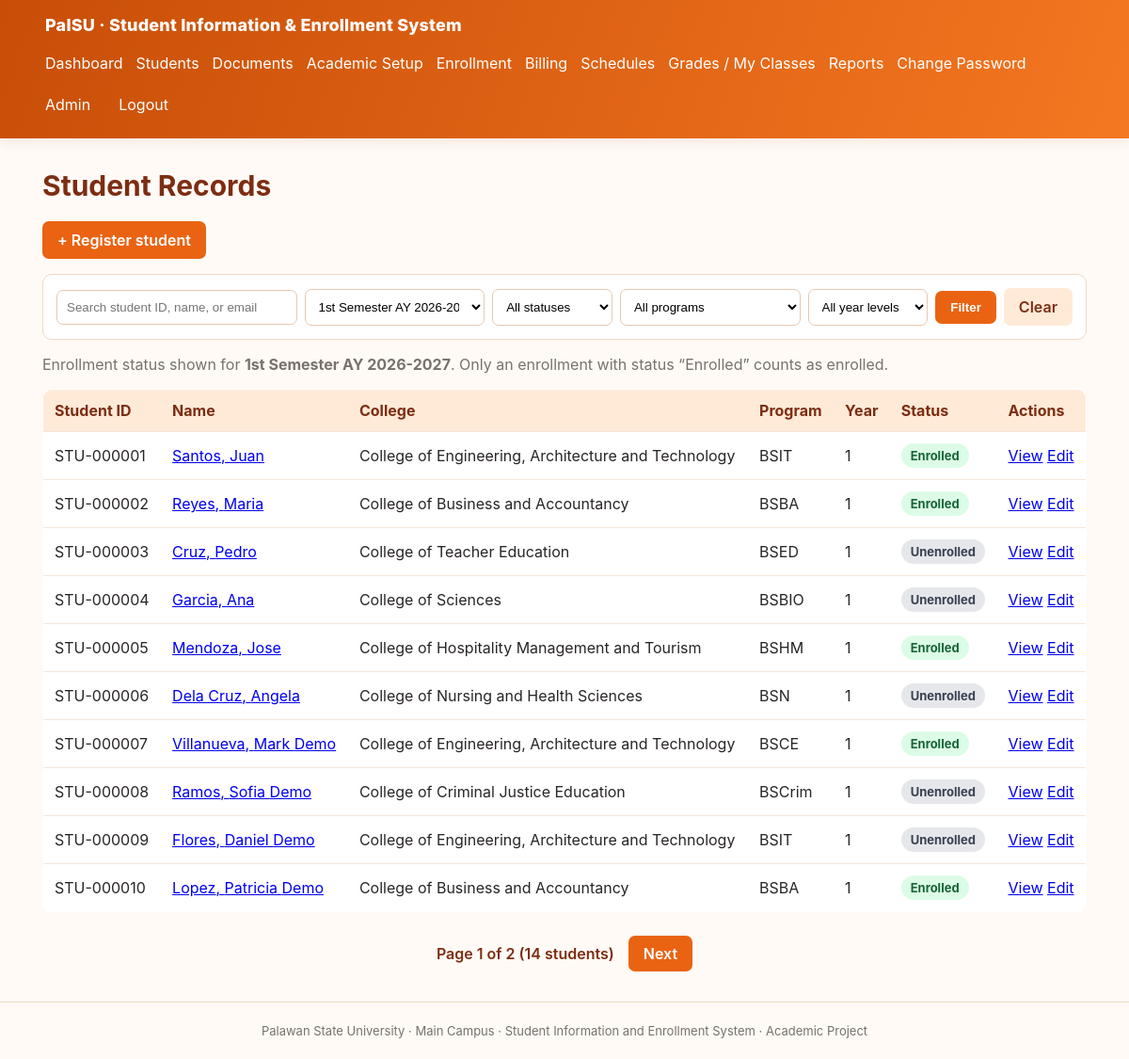
The app's page /students/ (signed in) with its own data.
### core/models.py (models this page shows, shortened)
class SchoolTerm(models.Model):
    name = models.CharField(max_length=30)  # e.g. 1st Semester
    school_year = models.CharField(max_length=20)  # e.g. 2026-2027
    starts_on = models.DateField(null=True, blank=True)
    ends_on = models.DateField(null=True, blank=True)
    is_open = models.BooleanField(default=False)
    enrollment_opens = models.DateTimeField(null=True, blank=True)
    enrollment_closes = models.DateTimeField(null=True, blank=True)
    add_drop_opens = models.DateTimeField(null=True, blank=True)
    add_drop_closes = models.DateTimeField(null=True, blank=True)
    passing_grade = models.DecimalField(max_digits=4, decimal_places=2, default=Decimal("3.00"))
    minimum_units = models.DecimalField(max_digits=5, decimal_places=1, default=Decimal("0.0"))
    maximum_units = models.DecimalField(max_digits=5, decimal_places=1, default=Decimal("30.0"))
    class Meta:
        constraints = [models.UniqueConstraint(fields=["name","school_year"], name="unique_school_term")]
    def __str__(self): return f"{self.name} AY {self.school_year}"

class Student(models.Model):
    GENDER = [("F","Female"),("M","Male"),("X","Prefer not to say")]
    user = models.OneToOneField(settings.AUTH_USER_MODEL, on_delete=models.SET_NULL, null=True, blank=True)
    student_id = models.CharField(max_length=20, unique=True, blank=True)
    first_name = models.CharField(max_length=80)
    middle_name = models.CharField(max_length=80, blank=True)
    last_name = models.CharField(max_length=80)
    birth_date = models.DateField(null=True, blank=True)
    gender = models.CharField(max_length=1, choices=GENDER, blank=True)
    email = models.EmailField(blank=True)
    phone = models.CharField(max_length=30, blank=True)
    address = models.TextField(blank=True)
    program = models.ForeignKey(Program, on_delete=models.PROTECT, related_name="students")
    year_level = models.PositiveSmallIntegerField(default=1)
    admission_category = models.CharField(max_length=20, default="REGULAR", choices=[("FRESHMAN","Freshman"),("TRANSFEREE","Transferee"),("RETURNING","Returning"),("SHIFTY","Shifty"),("REGULAR","Continuing Student")])
    enrollment_standing = models.CharField(max_length=20, default="REGULAR", choices=[("REGULAR","Regular"),("IRREGULAR","Irregular"),("PROBATIONARY","Probationary")])
    account_status = models.CharField(max_length=12, default="ACTIVE", choices=[("ACTIVE","Active"),("INACTIVE","Inactive"),("GRADUATED","Graduated")])
    must_change_password = models.BooleanField(default=False)
    created_at = models.DateTimeField(auto_now_add=True)

class Program(models.Model):
    department = models.ForeignKey(Department, on_delete=models.PROTECT, related_name="programs", verbose_name="College")
    code = models.CharField(max_length=20, unique=True)
    name = models.CharField(max_length=150)
    years_to_complete = models.PositiveSmallIntegerField(default=4)
    class Meta:
        verbose_name = "Academic Program"
        verbose_name_plural = "Academic Programs"

class Department(models.Model):
    code = models.CharField(max_length=15, unique=True)
    name = models.CharField(max_length=120)
    class Meta:
        verbose_name = "College"
        verbose_name_plural = "Colleges"

### core/views.py (the view)
# urls.py: path("students/", views.student_list, name="student_list"),
@login_required
def student_list(request):
    denied = guard(request, "students")
    if denied:
        return denied
    terms = SchoolTerm.objects.order_by("-school_year", "-id")
    term_id = request.GET.get("term")
    selected_term = terms.filter(pk=term_id).first() if term_id else terms.filter(is_open=True).first()
    status = request.GET.get("status", "")
    students = Student.objects.select_related("program", "program__department").all()
    if request.user.groups.filter(name="Student").exists():
        students = students.filter(user=request.user)
    search = request.GET.get("q", "").strip()
    if search:
        students = students.filter(
            Q(student_id__icontains=search) | Q(first_name__icontains=search)
            | Q(middle_name__icontains=search) | Q(last_name__icontains=search)
            | Q(email__icontains=search)
        )
    if request.GET.get("program"):
        students = students.filter(program_id=request.GET["program"])
    if request.GET.get("year"):
        students = students.filter(year_level=request.GET["year"])
    if selected_term:
        enrolled_ids = Enrollment.objects.filter(term=selected_term, status="ENROLLED").values_list("student_id", flat=True)
        if status == "ENROLLED":
            students = students.filter(pk__in=enrolled_ids)
        elif status == "UNENROLLED":
            students = students.exclude(pk__in=enrolled_ids)
        rows = []
    for student in students.order_by("student_id"):
        enrollment = Enrollment.objects.filter(
            student=student,
            term=selected_term
        ).first() if selected_term else None
        rows.append({
            "student": student,
            "status": (
                "ENROLLED"
                if enrollment and enrollment.status == "ENROLLED"
                else "UNENROLLED"
            ) if selected_term else "",
            "enrollment": enrollment
        })
    paginator = Paginator(rows, 10)
    page_number = request.GET.get("page")
    page_obj = paginator.get_page(page_number)
    return render(request, "core/student_list.html", {
        "rows": page_obj,
        "page_obj": page_obj,
        "terms": terms,
        "selected_term": selected_term,
        "programs": Program.objects.order_by("code"),
        "search": search,
        "selected_status": status,
        "selected_program": request.GET.get("program", ""),
        "selected_year": request.GET.get("year", ""),
        "can_manage": can_manage(request),
    })

### core/permissions.py (called while the page is built)
def can_access(user, module):
    if user.is_superuser: return True
    groups = set(user.groups.values_list("name", flat=True))
    return any(module in ROLE_GROUPS.get(g, set()) for g in groups)

### core/views.py (called while the page is built)
def guard(request, module):
    if not can_access(request.user, module):
        return HttpResponseForbidden("You do not have permission to access this module.")
    return None

def can_manage(request):
    return request.user.is_superuser or request.user.groups.filter(
        name__in=["Administrator", "Registrar"]
    ).exists()

### templates/core/student_list.html (shortened to what this page needs)
{% extends "base.html" %}
{% block content %}
<h1>Student Records</h1>
<p><a class="button primary" href="{% url 'student_create' %}">+ Register student</a></p>
<form method="get" class="filter-form">
  <input name="q" value="{{ search }}" placeholder="Search student ID, name, or email">
  <select name="term"><option value="">Choose semester</option>{% for term in terms %}<option value="{{ term.pk }}" {% if selected_term.pk == term.pk %}selected{% endif %}>{{ term }}</option>{% endfor %}</select>
  <select name="status"><option value="">All statuses</option></select>
  <select name="program"><option value="">All programs</option>{% for p in programs %}<option value="{{ p.pk }}" {% if selected_program == p.pk|stringformat:'s' %}selected{% endif %}>{{ p.code }} — {{ p.name }}</option>{% endfor %}</select>
  <select name="year"><option value="">All year levels</option>{% for n in "123456" %}<option value="{{ n }}" {% if selected_year == n %}selected{% endif %}>Year {{ n }}</option>{% endfor %}</select>
  <button class="primary" type="submit">Filter</button> <a class="button" href="{% url 'student_list' %}">Clear</a>
</form>
{% if selected_term %}<p class="muted">Enrollment status shown for <strong>{{ selected_term }}</strong>. Only an enrollment with status “Enrolled” counts as enrolled.</p>{% else %}<p class="muted">Choose a semester to see each student's enrollment status for that term.</p>{% endif %}
<table><tr><th>Student ID</th><th>Name</th><th>College</th><th>Program</th><th>Year</th><th>Status</th><th>Actions</th></tr>
{% for row in rows %}{% with s=row.student %}<tr><td>{{ s.student_id }}</td><td><a href="{% url 'student_detail' s.pk %}">{{ s.last_name }}, {{ s.first_name }} {{ s.middle_name }}</a></td><td>{{ s.program.department.name }}</td><td>{{ s.program.code }}</td><td>{{ s.year_level }}</td><td>{% if row.status == 'ENROLLED' %}<span class="status enrolled">Enrolled</span>{% elif row.status == 'UNENROLLED' %}<span class="status unenrolled">Unenrolled</span>{% else %}—{% endif %}</td><td><a href="{% url 'student_detail' s.pk %}">View</a> {% if can_manage %}<a href="{% url 'student_edit' s.pk %}">Edit</a>{% endif %}</td></tr>{% endwith %}{% empty %}<tr><td colspan="7">No students match your filters.</td></tr>{% endfor %}</table>
<div class="pagination">
    <span>
        Page {{ page_obj.number }} of {{ page_obj.paginator.num_pages }}
        ({{ page_obj.paginator.count }} students)
    </span>
    {% if page_obj.has_next %}
        <a class="button primary"
           href="?{% if request.GET.urlencode %}{{ request.GET.urlencode }}&{% endif %}page={{ page_obj.next_page_number }}">
            Next
        </a>
    {% endif %}
</div>
{% endblock %}

### templates/base.html (shortened to what this page needs)
<!doctype html>
<html lang="en">
<head>
<link rel="stylesheet" href="/static/css/style.css">
</head>
<body>
<header>
<a class="brand" href="/">PalSU · Student Information &amp; Enrollment System</a>
<nav>
{% if user.is_authenticated %}
<a href="/">Dashboard</a><a href="/students/">Students</a><a href="{% url 'student_documents' %}">Documents</a>
<a href="/academics/">Academic Setup</a><a href="/enrollments/">Enrollment</a>
<a href="/billing/">Billing</a><a href="/schedules/">Schedules</a><a href="/grades/">Grades / My Classes</a><a href="/reports/">Reports</a>
<a href="{% url 'password_change' %}">Change Password</a>
{% if user.is_superuser %}<a href="/admin/">Admin</a>{% endif %}
<form method="post" action="/accounts/logout/" class="inline">{% csrf_token %}<button>Logout</button></form>
{% else %}
<a href="{% url 'admission_apply' %}">Apply for Admission</a><a href="/accounts/login/">Login</a>
{% endif %}
</nav>
</header>
<main>{% if messages %}{% for m in messages %}<div class="message">{{m}}</div>{% endfor %}{% endif %}{% block content %}{% endblock %}</main>
<footer>Palawan State University · Main Campus · Student Information and Enrollment System · Academic Project</footer>
</body></html>

### static/css/style.css (style rules this page uses)
:root { font-family:Inter,Segoe UI,Arial,sans-serif;color:#292524;background:#fffaf5;--orange:#f47721;--orange-dark:#c84e08;--orange-deep:#9a3412;--orange-pale:#fff0e2;--line:#f1d7c3;--muted:#78716c }
* { box-sizing:border-box }
body { margin:0;background:#fffaf5 }
header { background:linear-gradient(110deg,#c84e08,#f47721);color:white;padding:16px 4%;display:flex;align-items:center;justify-content:space-between;gap:20px;flex-wrap:wrap;box-shadow:0 3px 12px #9a34121c }
.brand { font-weight:800;color:white;text-decoration:none;font-size:18px;letter-spacing:.2px }
nav { display:flex;gap:14px;align-items:center;flex-wrap:wrap }
nav a,nav button { color:white;text-decoration:none;background:none;border:0;font:inherit;cursor:pointer }
.inline { display:inline }
main { max-width:1150px;margin:32px auto;padding:0 20px;min-height:75vh }
h1 { font-size:30px;margin:0 0 20px;color:#7c2d12 }
table { width:100%;border-collapse:collapse;background:white;border-radius:10px;overflow:hidden;margin:16px 0;border:1px solid var(--line) }
th,td { text-align:left;padding:12px;border-bottom:1px solid #f4e6da }
th { background:#ffead8;color:#7c2d12 }
input,select,textarea { width:100%;padding:10px;border:1px solid #e7c8ae;border-radius:7px;margin-top:5px;background:#fff }
button,.button { display:inline-block;padding:10px 16px;border-radius:7px;background:#ffead8;color:#7c2d12;text-decoration:none;border:0;cursor:pointer;font-weight:600 }
.primary { background:#e96313;color:white }
.muted { color:var(--muted) }
footer { text-align:center;padding:22px;color:#78716c;font-size:13px;border-top:1px solid #f1d7c3 }
.status { display:inline-block;padding:5px 10px;border-radius:999px;font-size:13px;font-weight:700 }
.status.enrolled { background:#dcfce7;color:#166534 }
.status.unenrolled { background:#e5e7eb;color:#374151 }
.filter-form { display:grid;grid-template-columns:2fr 1.5fr 1fr 1.5fr 1fr auto auto;gap:8px;align-items:center;background:#fff;padding:14px;border:1px solid var(--line);border-radius:10px }
.filter-form input,.filter-form select { margin:0 }
.pagination { display: flex; justify-content: center; align-items: center; gap: 15px; margin: 25px 0; flex-wrap: wrap; }
.pagination span { font-weight: 600; color: #7c2d12; }
.pagination .button { padding: 9px 16px; border-radius: 7px; text-decoration: none; }
table { min-width:680px }

### records on screen
SchoolTerm: name+school_year "1st Semester AY 2026-2027"
Student: student.student_id "STU-000001", student.last_name "Santos", student.first_name "Juan", student.program.department.name "College of Engineering, Architecture and Technology", student.program.code "BSIT", student.year_level "1", shows "Enrolled"
Student: student.student_id "STU-000002", student.last_name "Reyes", student.first_name "Maria", student.program.department.name "College of Business and Accountancy", student.program.code "BSBA", student.year_level "1", shows "Enrolled"
Student: student.student_id "STU-000003", student.last_name "Cruz", student.first_name "Pedro", student.program.department.name "College of Teacher Education", student.program.code "BSED", student.year_level "1", shows "Unenrolled"
Student: student.student_id "STU-000004", student.last_name "Garcia", student.first_name "Ana", student.program.department.name "College of Sciences", student.program.code "BSBIO", student.year_level "1", shows "Unenrolled"
Student: student.student_id "STU-000005", student.last_name "Mendoza", student.first_name "Jose", student.program.department.name "College of Hospitality Management and Tourism", student.program.code "BSHM", student.year_level "1", shows "Enrolled"
Student: student.student_id "STU-000006", student.last_name "Dela Cruz", student.first_name "Angela", student.program.department.name "College of Nursing and Health Sciences", student.program.code "BSN", student.year_level "1", shows "Unenrolled"
Student: student.student_id "STU-000007", student.last_name "Villanueva", student.first_name "Mark", student.middle_name "Demo", student.program.department.name "College of Engineering, Architecture and Technology", student.program.code "BSCE", student.year_level "1", shows "Enrolled"
Student: student.student_id "STU-000008", student.last_name "Ramos", student.first_name "Sofia", student.middle_name "Demo", student.program.department.name "College of Criminal Justice Education", student.program.code "BSCrim", student.year_level "1", shows "Unenrolled"
Student: student.student_id "STU-000009", student.last_name "Flores", student.first_name "Daniel", student.middle_name "Demo", student.program.department.name "College of Engineering, Architecture and Technology", student.program.code "BSIT", student.year_level "1", shows "Unenrolled"
Student: student.student_id "STU-000010", student.last_name "Lopez", student.first_name "Patricia", student.middle_name "Demo", student.program.department.name "College of Business and Accountancy", student.program.code "BSBA", student.year_level "1", shows "Enrolled"

### other values on screen
{{ page_obj.number }} "1"
{{ page_obj.paginator.num_pages }} "2"
{{ page_obj.paginator.count }} "14"
form field term "1st Semester AY 2026-2027"
